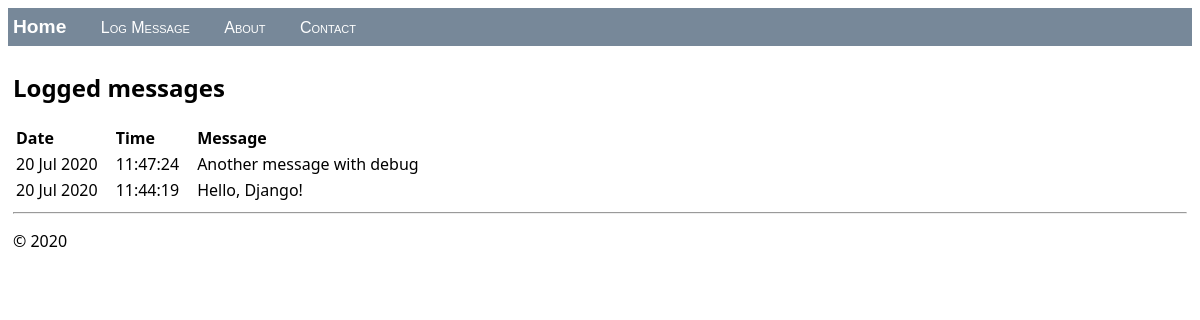
The app's page /, older data.
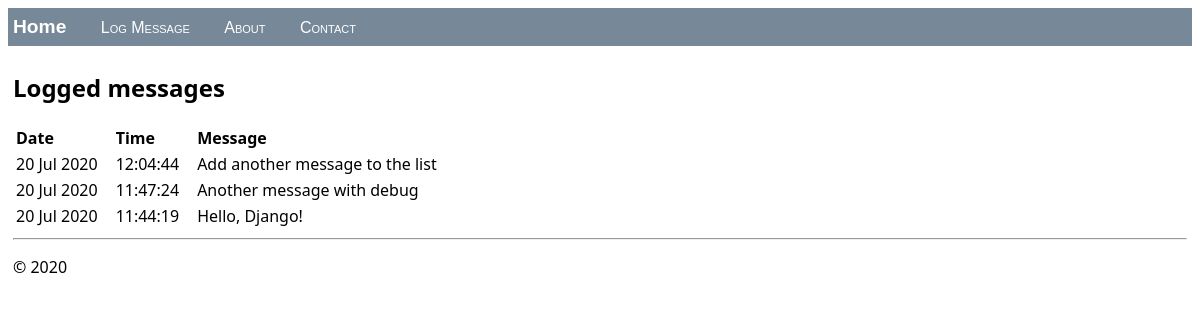
The same page, newer data.
### hello/models.py (models this page shows, shortened)
class LogMessage(models.Model):
    message = models.CharField(max_length=300)
    log_date = models.DateTimeField("date logged")

### hello/views.py (the view)
class HomeListView(ListView):
    model = LogMessageForm
    def get_context_data(self, **kwargs):
        context = super(HomeListView, self).get_context_data(**kwargs)
        return context

### hello/templates/hello/home.html (shortened to what this page needs)
{% extends "hello/layout.html" %}
{% block content %}
    <h2>Logged messages</h2>
    {% if message_list %}
        <table class="message_list">
            <thead>
                <tr>
                    <th>Date</th>
                    <th>Time</th>
                    <th>Message</th>
                </tr>
            </thead>
            <tbody>
            {% for message in message_list %}
                <tr>
                    <td>{{ message.log_date | date:'d M Y' }}</td>
                    <td>{{ message.log_date | time:'H:i:s' }}</td>
                    <td>
                        {{ message.message }}
                    </td>
                </tr>
            {% endfor %}
            </tbody>
        </table>
    {% else %}
        <p>No messages have been logged. Use the <a href="{% url 'log' %}">Log Message form</a>.</p>
    {% endif %}
{% endblock %}

### hello/templates/hello/layout.html (shortened to what this page needs)
<!DOCTYPE html>
<html lang="en">
<head>
    {% load static %}
    <link rel="stylesheet" type="text/css" href="{% static 'hello/site.css' %}">
</head>
<body>
<div class="navbar">
    <a href="{% url 'home' %}" class="navbar-brand">Home</a>
    <a href="{% url 'log' %}" class="navbar-item">Log Message</a>
    <a href="{% url 'about' %}" class="navbar-item">About</a>
    <a href="{% url 'contact' %}" class="navbar-item">Contact</a>
</div>
<div class="body-content">
    {% block content %}
    {% endblock %}
    <hr/>
    <footer>
        <p>© 2020</p>
    </footer>
</div>
</body>
</html>

### hello/static/hello/site.css (style rules this page uses)
.navbar { background-color: lightslategray; font-size: 1em; font-family: 'Trebuchet MS', 'Lucida Sans Unicode', 'Lucida Grande', 'Lucida Sans', Arial, sans-serif; color: white; padding: 8px 5px 8px 5px; }
.navbar a { text-decoration: none; color: inherit; }
.navbar-brand { font-size: 1.2em; font-weight: 600; }
.navbar-item { font-variant: small-caps; margin-left: 30px; }
.body-content { padding: 5px; font-family: 'Segoe UI', Tahoma, Geneva, Verdana, sans-serif; }
.message_list th,td { text-align: left; padding-right: 15px; }

Row changes from the older to the newer data that the page shows:
added LogMessage: log_date "20 Jul 2020", log_date "12:04:44", message "Add another message to the list"
